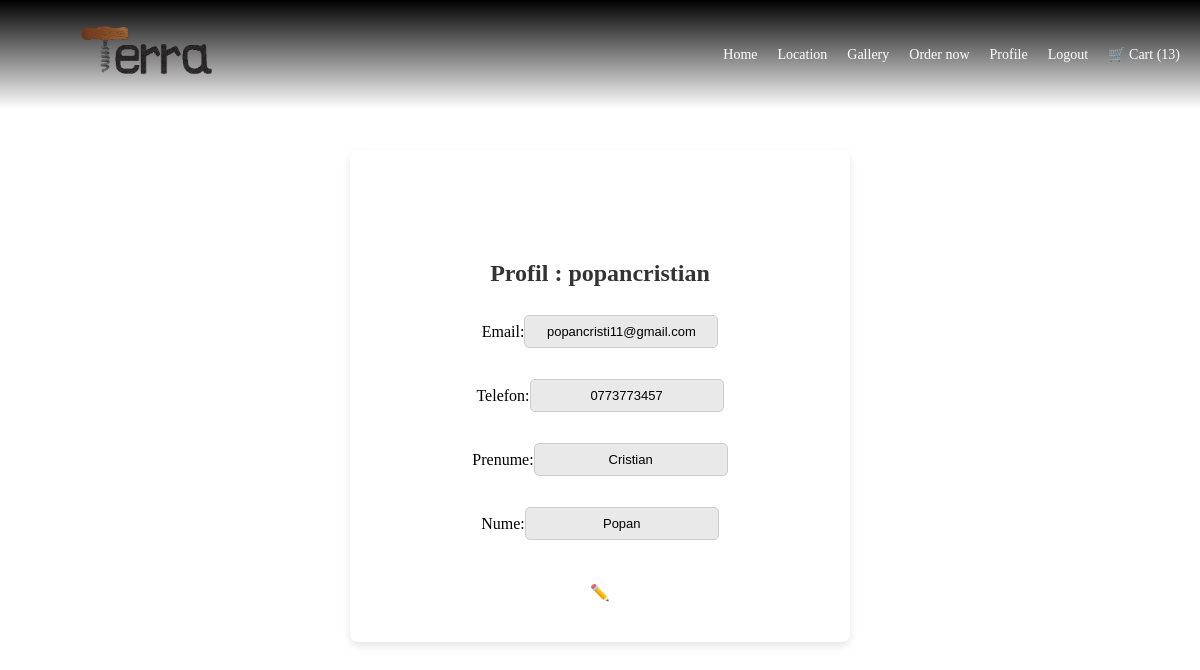
Screenshot of /profile/profile/ (signed in) with the database file from the repository.
### login_accounts/models.py (models this page shows)
class Customer(AbstractUser):
    phone = models.CharField(max_length=10, blank=True, null=True)
    first_name = models.CharField(max_length=50, blank=True, null=True)
    last_name = models.CharField(max_length=50, blank=True, null=True)

### user_profile/views.py (the view, shortened to what this page needs)
# urls.py: path('profile/', views.profile_view, name='profile')
@login_required
def profile_view(request):
    user = User.objects.get(id=request.user.id)
    return render(request, 'profile.html', {'user': user})

### cart/views.py (called while the page is built)
def cart_total_quantity(request): # for the context processor to show everywhere
    if request.user.is_authenticated:
        total_quantity = sum(item.quantity for item in Cart.objects.filter(user=request.user))
    else:
        total_quantity = 0
    return {'total_quantity': total_quantity}

### user_profile/templates/profile.html (shortened to what this page needs)
{%extends 'base.html' %}
{% load static %}
{% block content %}
<div class="profile-container">
    <h2>Profil : {{ user.username }}</h2>
    <form method="post">
        <div class="form-group">
            <label for="email">Email:</label>
            <input type="email" id="email" name="email" value="{{ user.email }}" readonly>
        </div>
        <div class="form-group">
            <label for="phone">Telefon:</label>
            <input type="text" id="phone" name="phone" value="{{ user.phone }}" readonly>
        </div>
        <div class="form-group">
            <label for="first_name">Prenume:</label>
            <input type="text" id="first_name" name="first_name" value="{{ user.first_name }}" readonly>
        </div>
        <div class="form-group">
            <label for="last_name">Nume:</label>
            <input type="text" id="last_name" name="last_name" value="{{ user.last_name }}" readonly>
        </div>
        <button type="button" class="edit-btn" onclick="enableEdit()">✏️</button>
    </form>
</div>
{% endblock %}

### home_app/static/styles.css (style rules this page uses)
* { box-sizing :border-box; margin: 0; }
button { background-color: #F5C0B2; color: #fff; font-size: 12px; padding: 10px 45px; border: 1px solid transparent; border-radius: 8px; font-weight: 600; letter-spacing: 0.5px; text-transform: uppercase; margin: 10px; cursor: pointer; }
form { background-color: #fff; display: flex; align-items: center; justify-content: center; flex-direction: column; padding: 0 50px; height: 100%; text-align: center; }
input { background-color: #eee; border: none; margin: 8px 0; padding: 10px 15px; font-size: 13px; border-radius: 8px; width: 100%; outline: none; }
h2 { font-size: 24px; }
.profile-container { width: 100%; max-width: 500px; margin: 150px auto; padding: 20px; background: #fff; box-shadow: 0 4px 8px rgba(0, 0, 0, 0.1); border-radius: 8px; text-align: center; }
.form-group { display: flex; align-items: center; justify-content: space-between; margin-bottom: 15px; }
input { width: 100%; padding: 8px; border: 1px solid #ccc; border-radius: 5px; text-align: center; transition: 0.3s; background-color: #f0f0f0; }
input:read-only { background-color: #e9e9e9; }
.edit-btn { background: none; border: none; cursor: pointer; font-size: 16px; }
h2 { text-align: center; margin-top:90px; font-size: 24px; margin-bottom: 20px; color: #333; }

### rows the page displays
Customer: username "popancristian", email "popancristi11@gmail.com", phone "0773773457", first_name "Cristian", last_name "Popan"

### other values shown
{{ total_quantity }} "13"
